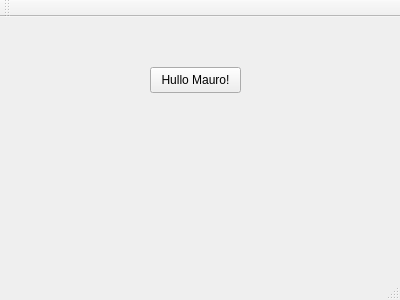
<?xml version="1.0" encoding="UTF-8"?>
<ui version="4.0">
 <class>MainWindow</class>
 <widget class="QMainWindow" name="MainWindow">
  <property name="geometry">
   <rect>
    <x>0</x>
    <y>0</y>
    <width>400</width>
    <height>300</height>
   </rect>
  </property>
  <property name="windowTitle">
   <string>MainWindow</string>
  </property>
  <widget class="QWidget" name="centralWidget">
   <widget class="QPushButton" name="startPB">
    <property name="geometry">
     <rect>
      <x>150</x>
      <y>50</y>
      <width>91</width>
      <height>26</height>
     </rect>
    </property>
    <property name="text">
     <string>Hullo Mauro!</string>
    </property>
   </widget>
  </widget>
  <widget class="QMenuBar" name="menuBar">
   <property name="geometry">
    <rect>
     <x>0</x>
     <y>0</y>
     <width>400</width>
     <height>23</height>
    </rect>
   </property>
  </widget>
  <widget class="QToolBar" name="mainToolBar">
   <attribute name="toolBarArea">
    <enum>TopToolBarArea</enum>
   </attribute>
   <attribute name="toolBarBreak">
    <bool>false</bool>
   </attribute>
  </widget>
  <widget class="QStatusBar" name="statusBar"/>
 </widget>
 <layoutdefault spacing="6" margin="11"/>
 <resources/>
 <connections/>
</ui>
